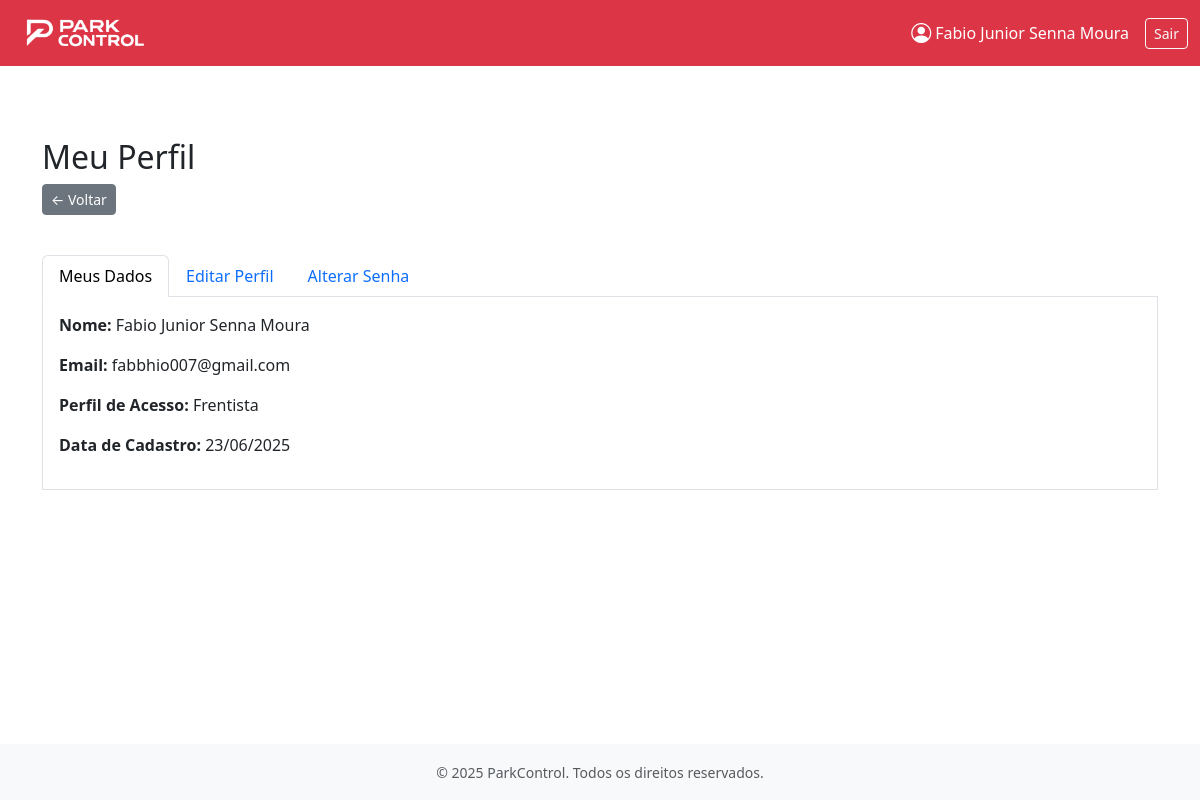
The app's page /meu_perfil/ (signed in), older data.
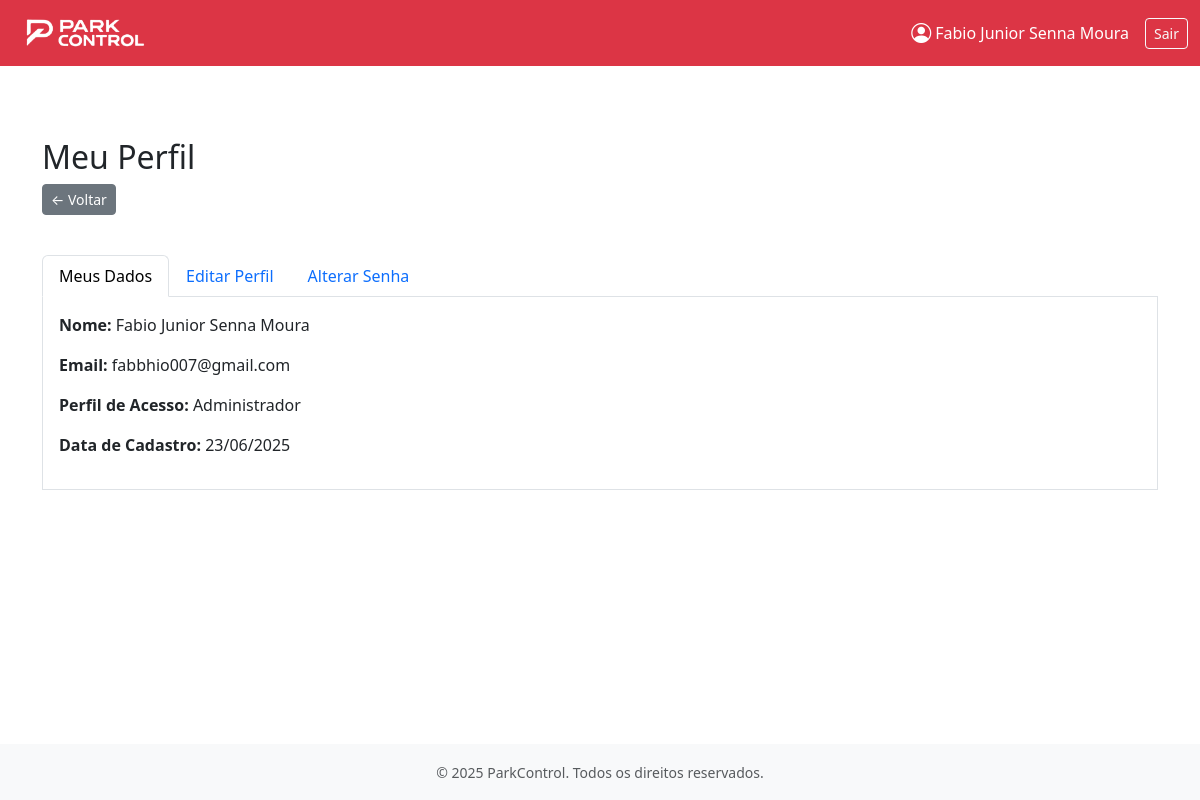
The same page, newer data.
### apps/usuarios/models.py (models this page shows)
class Usuario(AbstractUser):
    perfil_acesso = models.CharField(max_length=20, choices=[
        ('Administrador', 'Administrador'),
        ('Frentista', 'Frentista'),
        ('Contador', 'Contador')
    ])

### apps/usuarios/views/views_perfil.py (the view)
# urls.py: path('meu_perfil/', views_perfil.perfil_usuario, name='perfil_usuario'),
@login_required(login_url='usuarios:login_parkcontrol')
def perfil_usuario(request):
    return render(request, 'perfil/perfil_usuario.html')

### apps/usuarios/templates/perfil/perfil_usuario.html (shortened to what this page needs)
{% extends 'base.html' %}
{% load static %}
{% block content %}
<div class="container mt-5">
    <h2>Meu Perfil</h2>
    <a href="javascript:history.back()" class="btn btn-secondary btn-sm mb-3">
        ← Voltar
    </a>
    <ul class="nav nav-tabs mt-4" id="perfilTabs" role="tablist">
        <li class="nav-item" role="presentation">
            <button class="nav-link active" id="dados-tab" data-bs-toggle="tab" data-bs-target="#dados" type="button" role="tab">Meus Dados</button>
        </li>
        <li class="nav-item" role="presentation">
            <button class="nav-link" id="editar-tab" data-bs-toggle="tab" data-bs-target="#editar" type="button" role="tab">Editar Perfil</button>
        </li>
        <li class="nav-item" role="presentation">
            <button class="nav-link" id="senha-tab" data-bs-toggle="tab" data-bs-target="#senha" type="button" role="tab">Alterar Senha</button>
        </li>
    </ul>
    <div class="tab-content p-3 border border-top-0 bg-white" id="perfilTabsContent">
        <div class="tab-pane fade show active" id="dados" role="tabpanel">
            <p><strong>Nome:</strong> {{ request.user.first_name }}</p>
            <p><strong>Email:</strong> {{ request.user.email }}</p>
            <p><strong>Perfil de Acesso:</strong> {{ request.user.perfil_acesso }}</p>
            <p><strong>Data de Cadastro:</strong> {{ request.user.date_joined|date:"d/m/Y" }}</p>
        </div>
    </div>
</div>
{% endblock content %}

### base_templates/navbar.html (shortened to what this page needs)
{% load static %}
<nav class="navbar navbar-expand-lg navbar-dark bg-danger">
    <div class="container-fluid">
        <a class="navbar-brand d-flex align-items-center" href="{% url 'usuarios:home' %}">
            <img src="{% static 'images/logo-branca.png' %}" alt="Logo" class="me-2" style="height: 40px;">
        </a>
        <div class="collapse navbar-collapse" id="navbarContent">
            <div class="ms-auto d-flex align-items-center">
                {% if user.is_authenticated %}
                    <a href="{% url 'usuarios:perfil_usuario' %}" class="text-white text-decoration-none me-3 d-flex align-items-center">
                        <i class="bi bi-person-circle me-1 fs-5"></i>
                        {{ user.get_full_name|default:user.username }}
                    </a>
                    <a class="btn btn-outline-light btn-sm" href="{% url 'usuarios:logout_parkcontrol' %}">Sair</a>
                {% endif %}
            </div>
        </div>
    </div>
</nav>

Row changes from the older to the newer data that the page shows:
changed Usuario "Fabio Junior Senna Moura": user.perfil_acesso "Frentista" → "Administrador"
